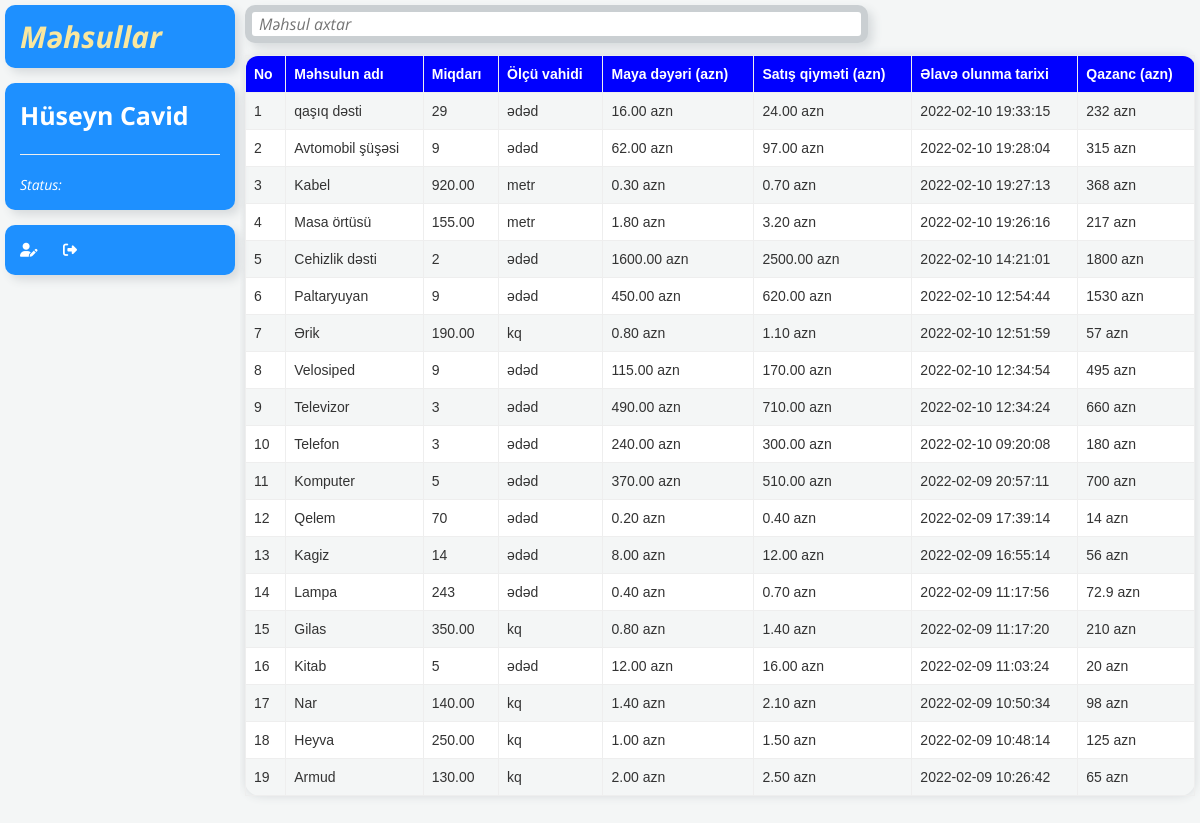
Screenshot of /mehsul.php (signed in) with the database file from the repository.
### tables this page shows
CREATE TABLE `mehsullar` (
  `id` int(11) NOT NULL,
  `adi` text NOT NULL,
  `miqdar` decimal(15,2) NOT NULL COMMENT 'onluq kesr de ola biler ',
  `olcu_vahidi` enum('kq','litr','ədəd','metr') NOT NULL,
  `maya_deyeri` decimal(15,2) NOT NULL,
  `satis_qiymeti` decimal(15,2) NOT NULL,
  `created_at` timestamp NOT NULL DEFAULT current_timestamp(),
  `deleted_at` text DEFAULT NULL COMMENT 'soft delete tarixi'
);

### mehsul.php (the view, shortened to what this page needs)
<!DOCTYPE html>
<html>
<head>
	<?php include 'components/head.php'; ?>
</head>
<body>
	<?php
	include 'config.php';
	$v=$db->prepare("select * from mehsullar where deleted_at is ? order by id desc");
	$v->execute(array(null));
	$mehsullar=$v->fetchALL(PDO::FETCH_ASSOC);
	 ?>
	<div class="user">
		<div>
			<h2>
				<b>Məhsullar</b>
			</h2>
		</div>
		<div>
			<span>
				<?php echo $_SESSION['userAd']; ?>
			</span>
			<hr>
			<i> Status: <?php echo $_SESSION['status']; ?>
			</i>
		</div>
		<div class="user-icons">
			<a title="profildə düzəliş" href="user.php">
				<i class="fas fa-user-edit"></i>&nbsp;&nbsp;&nbsp;&nbsp;&nbsp;&nbsp;
			</a>
			<a title="cixis" href="components/logout.php">
				<i class="fas fa-sign-out-alt"></i>
			</a>
		</div>
	</div>
	<div class="mehsullar">
		<div class="row">
			<div class="col-lg-8">
				<div class="otherheader" style="padding: 7px;">
					<input type="text" id="axtar" name="axtar" placeholder="Məhsul axtar">
				</div>
			</div>
		</div>
		<table>
		  <thead>
			  <tr>
			  	<th>No</th>
			    <th>Məhsulun adı</th>
			    <th>Miqdarı</th>
			    <th>Ölçü vahidi</th>
			    <th>Maya dəyəri (azn)</th>
			    <th>Satış qiyməti (azn)</th>
			    <th>Əlavə olunma tarixi</th>
			    <th>Qazanc (azn)</th>
			  </tr>
		  <thead>
		  <tbody>
		  <?php foreach ($mehsullar as $k => $mehsul) { ?>
			  <tr class='mehsulad tr<?php echo $k%2; ?>'>
			  	<td><?php echo $k+1; ?></td>
			    <td id="ad<?php echo $mehsul['id']; ?>"><?php echo $mehsul['adi']; ?></td>
			    <td id="miqdar<?php echo $mehsul['id']; ?>">
			    	<?php
			    	if ($mehsul['olcu_vahidi'] == 'ədəd') {
			    		echo round($mehsul['miqdar']);
			    	} else { echo $mehsul['miqdar']; }
			    	?>
			    </td>
			    <td id="olcuvahidi<?php echo $mehsul['id']; ?>"><?php echo $mehsul['olcu_vahidi']; ?></td>
			    <td id="mayadeyeri<?php echo $mehsul['id']; ?>"><?php echo $mehsul['maya_deyeri']; ?> azn</td>
			    <td id="satisqiymeti<?php echo $mehsul['id']; ?>"><?php echo $mehsul['satis_qiymeti']; ?> azn</td>
			    <td><?php echo $mehsul['created_at']; ?></td>
			    <td id="qazanc<?php echo $mehsul['id']; ?>">
			    	<?php echo $mehsul['miqdar']*($mehsul['satis_qiymeti']-$mehsul['maya_deyeri']); ?> azn
			    </td>
			  </tr>
		  <?php } ?>
		  </tbody>
		</table>
	</div>
</body>
</html>

### components/head.php (shortened to what this page needs)
<link rel="stylesheet" href="https://maxcdn.bootstrapcdn.com/bootstrap/3.4.1/css/bootstrap.min.css">
<link rel="stylesheet" href="css/common.css">
<?php
    $cssPage = str_replace('.php', '.css', basename($_SERVER['PHP_SELF']));
 ?>
<link rel="stylesheet" href="css/<?php echo $cssPage; ?>">

### css/common.css (style rules this page uses)
body { font-family: 'Open Sans', sans-serif; }
a, a:link, a:hover, a:visited, a:active { text-decoration: none; }

### css/mehsul.css (style rules this page uses)
body { background-color: #F4F6F6; }
.user { position: fixed; top: 0px; left: 0px; width: 20%; height: 100vh; padding: 5px; }
.user div { padding: 15px; width: 100%; background-color: dodgerblue; border-radius: 10px; box-shadow: 5px 5px 10px #D7DBDD; margin-bottom: 15px; color: white; }
.user span { font-size: 25px; font-weight: bold; }
.user-icons i { font-size: 14px; color: white; }
.user h2 { margin: 0px; color: #F9E79F; font-style: italic; }
.mehsullar { position: fixed; top: 0px; right: 0px; width: 80%; height: 100vh; padding: 5px; }
.otherheader { width: 100%; background-color: #CACFD2; padding: 10px; border-radius: 10px; margin-bottom: 12px; box-shadow: 5px 5px 10px #D7DBDD; font-weight: bold; position: sticky; top: 0; }
::placeholder { font-style: italic; font-weight: normal; }
table { font-family: arial, sans-serif; width: 100%; box-shadow: 0px 0px 10px #D7DBDD; border-radius: 15px; margin-bottom: 30px; }
td, th { border: 1px solid #eee; padding: 8px; }
thead { background-color: blue; color: white; position: sticky; top: -6px; }
thead tr th:first-child { border-top-left-radius: 12px; }
thead tr th:last-child { border-top-right-radius: 12px; }
.tr1 { background-color: white; }
.mehsullar { overflow-y: auto; overflow-x: hidden; }
tbody tr:last-child td:first-child { border-bottom-left-radius: 12px; }
tbody tr:last-child td:last-child { border-bottom-right-radius: 12px; }
#axtar { width: 100%; height: 24px; margin: 0px; border: none; outline: none; border-radius: 3px; font-size: 16px; padding-left: 7px; }

### rows the page displays
mehsullar: adi "qaşıq dəsti", miqdar "29", olcu_vahidi "ədəd", maya_deyeri "16.00", satis_qiymeti "24.00", created_at "2022-02-10 19:33:15", $mehsul['miqdar']*($mehsul['satis_qiymeti']-$mehsul['maya_deyeri']) "232"
mehsullar: adi "Avtomobil şüşəsi", miqdar "9", olcu_vahidi "ədəd", maya_deyeri "62.00", satis_qiymeti "97.00", created_at "2022-02-10 19:28:04", $mehsul['miqdar']*($mehsul['satis_qiymeti']-$mehsul['maya_deyeri']) "315"
mehsullar: adi "Kabel", miqdar "920.00", olcu_vahidi "metr", maya_deyeri "0.30", satis_qiymeti "0.70", created_at "2022-02-10 19:27:13", $mehsul['miqdar']*($mehsul['satis_qiymeti']-$mehsul['maya_deyeri']) "368"
mehsullar: adi "Masa örtüsü", miqdar "155.00", olcu_vahidi "metr", maya_deyeri "1.80", satis_qiymeti "3.20", created_at "2022-02-10 19:26:16", $mehsul['miqdar']*($mehsul['satis_qiymeti']-$mehsul['maya_deyeri']) "217"
mehsullar: adi "Cehizlik dəsti", miqdar "2", olcu_vahidi "ədəd", maya_deyeri "1600.00", satis_qiymeti "2500.00", created_at "2022-02-10 14:21:01", $mehsul['miqdar']*($mehsul['satis_qiymeti']-$mehsul['maya_deyeri']) "1800"
mehsullar: adi "Paltaryuyan", miqdar "9", olcu_vahidi "ədəd", maya_deyeri "450.00", satis_qiymeti "620.00", created_at "2022-02-10 12:54:44", $mehsul['miqdar']*($mehsul['satis_qiymeti']-$mehsul['maya_deyeri']) "1530"
mehsullar: adi "Ərik", miqdar "190.00", olcu_vahidi "kq", maya_deyeri "0.80", satis_qiymeti "1.10", created_at "2022-02-10 12:51:59", $mehsul['miqdar']*($mehsul['satis_qiymeti']-$mehsul['maya_deyeri']) "57"
mehsullar: adi "Velosiped", miqdar "9", olcu_vahidi "ədəd", maya_deyeri "115.00", satis_qiymeti "170.00", created_at "2022-02-10 12:34:54", $mehsul['miqdar']*($mehsul['satis_qiymeti']-$mehsul['maya_deyeri']) "495"
mehsullar: adi "Televizor", miqdar "3", olcu_vahidi "ədəd", maya_deyeri "490.00", satis_qiymeti "710.00", created_at "2022-02-10 12:34:24", $mehsul['miqdar']*($mehsul['satis_qiymeti']-$mehsul['maya_deyeri']) "660"
mehsullar: adi "Telefon", miqdar "3", olcu_vahidi "ədəd", maya_deyeri "240.00", satis_qiymeti "300.00", created_at "2022-02-10 09:20:08", $mehsul['miqdar']*($mehsul['satis_qiymeti']-$mehsul['maya_deyeri']) "180"
mehsullar: adi "Komputer", miqdar "5", olcu_vahidi "ədəd", maya_deyeri "370.00", satis_qiymeti "510.00", created_at "2022-02-09 20:57:11", $mehsul['miqdar']*($mehsul['satis_qiymeti']-$mehsul['maya_deyeri']) "700"
mehsullar: adi "Qelem", miqdar "70", olcu_vahidi "ədəd", maya_deyeri "0.20", satis_qiymeti "0.40", created_at "2022-02-09 17:39:14", $mehsul['miqdar']*($mehsul['satis_qiymeti']-$mehsul['maya_deyeri']) "14"
mehsullar: adi "Kagiz", miqdar "14", olcu_vahidi "ədəd", maya_deyeri "8.00", satis_qiymeti "12.00", created_at "2022-02-09 16:55:14", $mehsul['miqdar']*($mehsul['satis_qiymeti']-$mehsul['maya_deyeri']) "56"
mehsullar: adi "Lampa", miqdar "243", olcu_vahidi "ədəd", maya_deyeri "0.40", satis_qiymeti "0.70", created_at "2022-02-09 11:17:56", $mehsul['miqdar']*($mehsul['satis_qiymeti']-$mehsul['maya_deyeri']) "72.9"
mehsullar: adi "Gilas", miqdar "350.00", olcu_vahidi "kq", maya_deyeri "0.80", satis_qiymeti "1.40", created_at "2022-02-09 11:17:20", $mehsul['miqdar']*($mehsul['satis_qiymeti']-$mehsul['maya_deyeri']) "210"
mehsullar: adi "Kitab", miqdar "5", olcu_vahidi "ədəd", maya_deyeri "12.00", satis_qiymeti "16.00", created_at "2022-02-09 11:03:24", $mehsul['miqdar']*($mehsul['satis_qiymeti']-$mehsul['maya_deyeri']) "20"
mehsullar: adi "Nar", miqdar "140.00", olcu_vahidi "kq", maya_deyeri "1.40", satis_qiymeti "2.10", created_at "2022-02-09 10:50:34", $mehsul['miqdar']*($mehsul['satis_qiymeti']-$mehsul['maya_deyeri']) "98"
mehsullar: adi "Heyva", miqdar "250.00", olcu_vahidi "kq", maya_deyeri "1.00", satis_qiymeti "1.50", created_at "2022-02-09 10:48:14", $mehsul['miqdar']*($mehsul['satis_qiymeti']-$mehsul['maya_deyeri']) "125"
mehsullar: adi "Armud", miqdar "130.00", olcu_vahidi "kq", maya_deyeri "2.00", satis_qiymeti "2.50", created_at "2022-02-09 10:26:42", $mehsul['miqdar']*($mehsul['satis_qiymeti']-$mehsul['maya_deyeri']) "65"

### other values shown
$_SESSION['userAd'] "Hüseyn Cavid"
